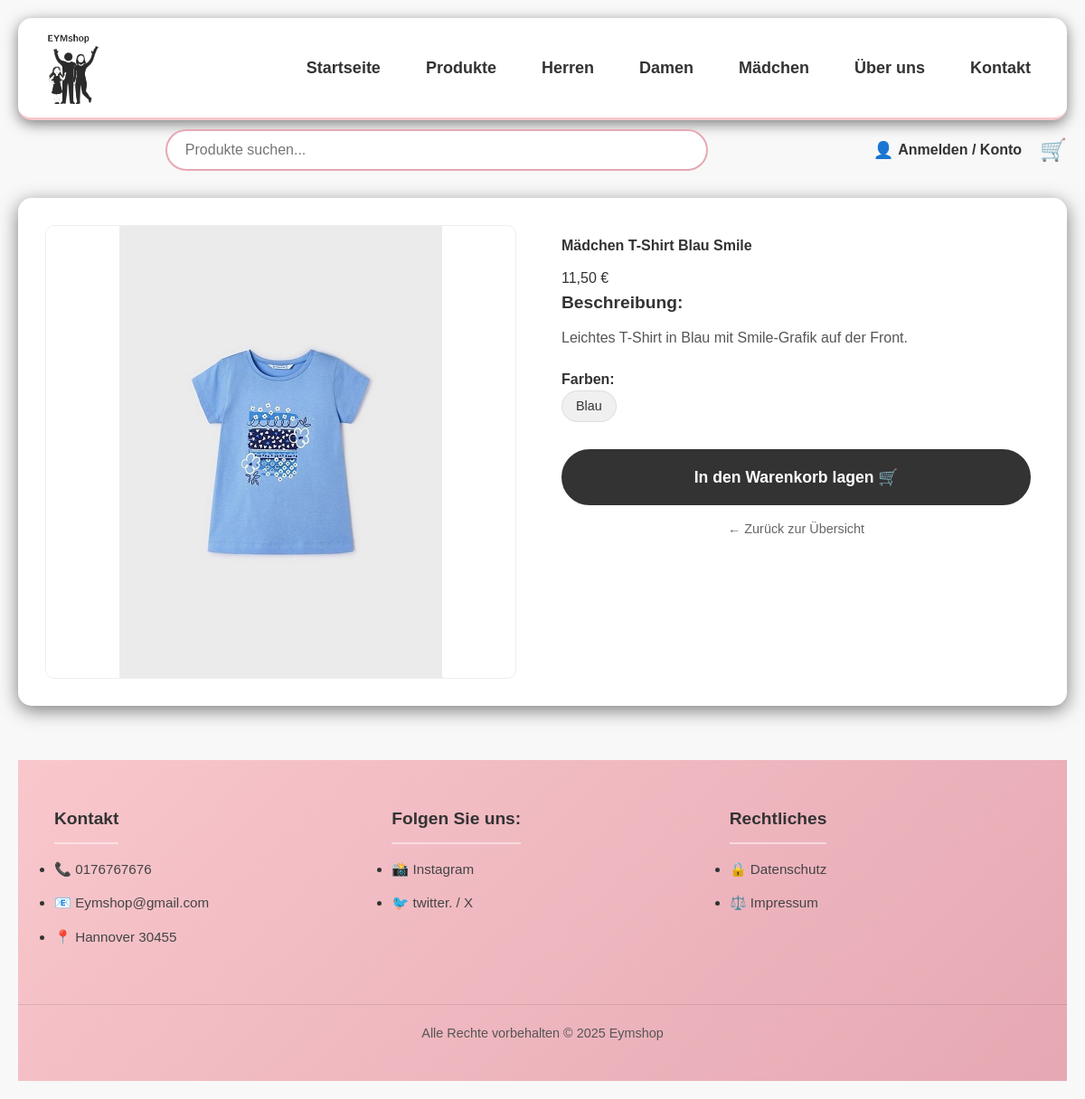
The app's page /produktdetails.php?id=20 with its own data.
### tables this page shows
CREATE TABLE `produkte` (
  `produkt_id` int NOT NULL,
  `kategorie_id` int NOT NULL,
  `produktname` varchar(150) NOT NULL,
  `markenname` varchar(100) DEFAULT NULL,
  `kurzbeschreibung` varchar(255) DEFAULT NULL,
  `produktbeschreibung` text,
  `preis` decimal(10,2) NOT NULL,
  `hauptbild` varchar(255) DEFAULT NULL
);

CREATE TABLE `farben` (
  `farb_id` int NOT NULL,
  `farbe` varchar(50) NOT NULL,
  `farbcode` varchar(10) DEFAULT NULL
);

### includes/functions.php (called while the page is built, shortened)
<?php
function getProductById(mysqli $conn, int $id) {
    $stmt = $conn->prepare("
        SELECT *
        FROM produkte
        WHERE produkt_id = ?
    ");
    $stmt->bind_param("i", $id);
    $stmt->execute();
    return $stmt->get_result()->fetch_assoc();
}
function getColorsByProduct(mysqli $conn, int $product_id) {
    $stmt = $conn->prepare("
        SELECT farben.farb_id, farben.farbe, farben.farbcode
        FROM lagerbestand
        JOIN farben ON lagerbestand.farb_id = farben.farb_id
        WHERE lagerbestand.produkt_id = ?
        GROUP BY farben.farb_id
    ");
    $stmt->bind_param("i", $product_id);
    $stmt->execute();
    return $stmt->get_result();
}

### public/produktdetails.php (the view, shortened to what this page needs)
<?php
require_once '../includes/db.php';
require_once '../includes/functions.php';
$produkt_id = intval($_GET['id']);
$produkt = getProductById($conn, $produkt_id);
?>
<html lang="de">
<head>
    <link rel="stylesheet" href="../assets/css/styles.css">
    <link rel="stylesheet" href="../assets/css/produktdetails.css">
</head>
<body>
<div class="container">
    <?php require_once '../includes/header.php'; ?>
    <div class="detail-wrapper">
        <div class="detail-image-container">
            <img class="detail-img"
                src="../<?php echo htmlspecialchars($produkt['hauptbild']); ?>"
                alt="<?php echo htmlspecialchars($produkt['produktname']); ?>">
        </div>
        <div class="detail-info-container">
            <h1 class="detail-title"><?php echo htmlspecialchars($produkt['produktname']); ?></h1>
            <p><?php echo number_format($produkt['preis'], 2, ',', '.') ?> €</p>
            <div class="detail-description">
                <h3>Beschreibung:</h3>
                <p><?php echo nl2br(htmlspecialchars($produkt['produktbeschreibung'])); ?></p>
            </div>
            <div class="detail-option">
                <h4>Farben:</h4>
                <ul class="color-list">
                <?php
                if (function_exists('getColorsByProduct')) {
                    $farben = getColorsByProduct($conn, $produkt_id);
                while ($f = $farben->fetch_assoc()):
                ?>
                <li class="color-bagde">
                    <?php echo htmlspecialchars($f['farbe']); ?></li>
                <?php endwhile;
                }
                ?>
                </ul>
            </div>
            <div class="detail-actions">
                <a href="warenkorb.php?add=<?php echo $produkt_id; ?>" class="btn btn-large"> In den Warenkorb lagen 🛒
                </a>
                <a href="produkte.php" class="back-link">← Zurück zur Übersicht</a>
            </div>
        </div>
    </div>
    <?php require_once '../includes/footer.php'; ?>
</div>
</body>
</html>

### assets/css/styles.css (style rules this page uses)
* { margin: 0; padding: 0; box-sizing: border-box; }
body { font-family: 'Arial', sans-serif; background-color: #f8f8f8; color: #333; line-height: 1.6; }
.container { max-width: 1400px; margin: 0 auto; padding: 20px; }
.btn { display: inline-block; padding: 10px 20px; background-color: #e6a8b3; color: #fff; border: 2px solid #333; border-radius: 25px; text-decoration: none; font-weight: bold; font-size: 14px; cursor: pointer; transition: background-color 0.3s ease; margin-top: 10px; }

### assets/css/produktdetails.css (style rules this page uses)
.detail-wrapper { display: flex; flex-wrap: wrap; gap: 40px; margin-top: 30px; margin-top: 20px; margin-bottom: 50px; background: #fff; padding: 30px; border-radius: 15px; box-shadow: 0 5px 20px rgba(0, 0, 0, 0.5); }
.detail-image-container { flex: 1; min-width: 300px; display: flex; justify-content: center; align-items: center; background-color: #fff; border-radius: 10px; overflow: hidden; border: 1px solid #eee; }
.detail-img { max-width: 100%; height: auto; max-height: 500px; object-fit: contain; }
.detail-info-container { flex: 1; min-width: 300px; padding: 10px; }
.detail-title { font-size: 1rem; color: #333; margin-bottom: 10px; }
.detail-description h3 { font-size: 1.2rem; margin-bottom: 10px; }
.detail-description p { color: #555; line-height: 1.6; margin-bottom: 20px; }
.color-list { list-style: none; padding: 0; display: flex; gap: 10px; margin-bottom: 30px; }
.color-bagde { background-color: #f0f0f0; padding: 5px 15px; border-radius: 20px; font-size: 0.9rem; border: 1px solid #ddd; }
.btn-large { padding: 15px 30px; font-size: 1.1rem; width: 100%; display: block; text-align: center; margin-bottom: 15px; background-color: #333; color: #fff; text-decoration: none; border-radius: 50px; transition: all 0.3s ease; }
.back-link { display: block; text-align: center; color: #666; text-decoration: none; font-size: 0.9rem; }

### records on screen
produkte: hauptbild (picture), produktname "Mädchen T-Shirt Blau Smile", preis "11,50", produktbeschreibung "Leichtes T-Shirt in Blau mit Smile-Grafik auf der Front."
farben: farbe "Blau"
